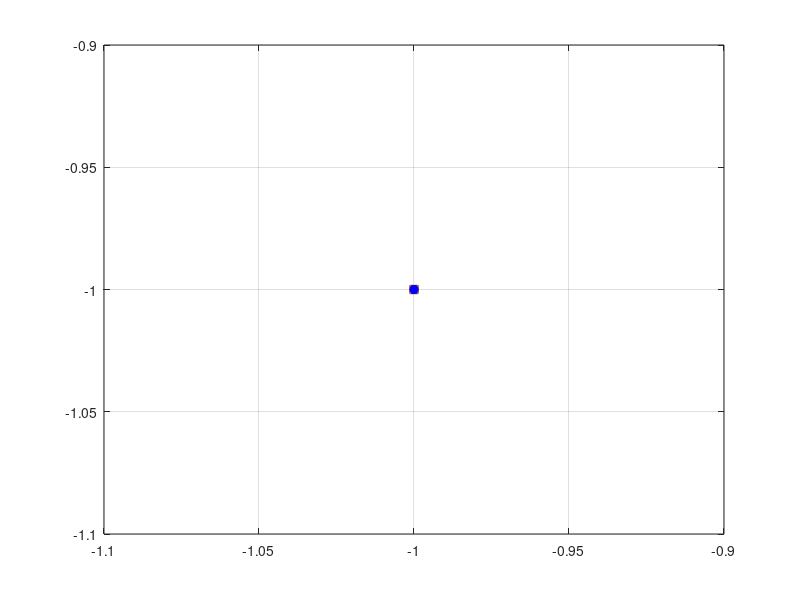

Write MATLAB code to recreate this figure. (Note: this script raises an error after producing the figure.)
% plotUtilityPlan    Plot the utility plan for the interference channel
%                    game (Pareto frontier, performance @ Nash equilibrium,
%                    social optimum, Nash equilibrium of the priced game,
%                    Nash equilibrium of the repeated game, and Nash
%                    bargaining solution)
% 
%                    The system parameters can be changed to modify the
%                    nature of the game and all the associated performance
%
%
function plotUtilityPlan

close all; clc

fprintf('\n*** SOLVING THE INTERFERENCE CHANNEL GAME ***\n\n\n');


figure;
hold on; grid on; box on;

%% dummy points to correctly display the graph legend
plot(-1, -1, 'Marker', 'd', 'MarkerEdgeColor', [0 0.5 0], 'MarkerFaceColor', [0 0.5 0], 'MarkerSize', 6.0, 'LineStyle', 'none');
plot(-1, -1, 'Marker', 's', 'MarkerEdgeColor', [0.8 0 0], 'MarkerFaceColor', [0.8 0 0], 'MarkerSize', 6.0, 'LineStyle', 'none');
plot(-1, -1, 'Marker', 'x', 'MarkerEdgeColor', [0 1 1], 'MarkerFaceColor', [0 1 1], 'MarkerSize', 6.0, 'LineStyle', 'none');
plot(-1, -1, 'Marker', '*', 'MarkerEdgeColor', [0 0 0], 'MarkerFaceColor', [0 0 0], 'MarkerSize', 6.0, 'LineStyle', 'none');
plot(-1, -1, 'Marker', 'o', 'MarkerEdgeColor', [0 0 1], 'MarkerFaceColor', [0 0 1], 'MarkerSize', 6.0, 'LineStyle', 'none');


%% system parameters 
h=[0.75 0.25; 0.50 1.00]; %% channel power gains
Gamma=4; %% spreading gain
p=5*10^0; %% maximum power (all powers normalized to the AWGN power)
L=20; %% number of information data bits per packet
[uStar, gammaStar]=findGammaStar(L); %% max and argmax of the normalized utility


%%%%%%%%%%%%%%%%%%%%%%%%%%%%%%%%%%%%%%%
%% computing the Pareto frontier (PF)
%%%%%%%%%%%%%%%%%%%%%%%%%%%%%%%%%%%%%%%

fprintf('\ncomputing the Pareto frontier (PF)...\n\n              ');

FP_points = 1001; % number of points of the Pareto frontier (the higher, the more accurate, but the slower)

% setting up the upper bound for player 1'2 utility (when s_2=0)
mu1=computeMu(Gamma, h, 0, 1); % mu_1(0) -- see eq. (1)
s1=gammaStar/mu1; % s_1^*(s_2=0)
u1max=efficiencyFunction(gammaStar,L)/s1; % player 1's maximum utility

% computing the vector for the x axis of the utility plan (linearly spaced)
u1PO=linspace(0, u1max, FP_points); 

% preparing the vector for the y axis of the utility plan (empty
% initialization)
u2PO=zeros(1, FP_points);

%% since the PF is computed as a numerical search over the 2D set \mathcal{S}_1 x \mathcal{S}_2,
%% where \mathcal{S}_k is continuous, for convenience we will discretize it over a finite number
%% of points powerGridPoints
powerGridPoints=1001; % as before, the higher, the more accurate, but the slower

maxIter=10; % maximum number of iterations (to prevent numerical problems due to finite arithmetics in the numerical search)
threshold=1e-2; % accuracy threshold for computing u2PO (the lower, the more accurate, but the slower)

for index_u1=FP_points-1:-1:1 % computing max(u2) as a function of u1PO(index_u1) ( u2PO(FP_points)=0 by definition (s_2=0), and hence starting from the (N-1)th point) )
    
    fprintf('\b\b\b\b\b\b\b\b\b\b\b\b\b\b\b %03d%% completed', ceil(100*(1-index_u1/FP_points)));
    
    isFinished=0; % initialization for the loop control 
    iter=0; % initialization of the number of iterations
    oldU2PO=0; %% initialization for u_2
    
    %% initializing the subset of \mathcal{S}_2 that provides max(u2) as a function of u1PO(index_u1) (to be further refined)
    sLeft=eps; %% left margin
    sRight=p; %% right margin

    while (and(isFinished==0,iter<maxIter)), %% the iterative numerical search is on
        
        iter=iter+1; % updating the number of iterations
        s2=linspace(sLeft,sRight,powerGridPoints); % setting up the subset of \mathcal{S}_2 (linearly spaced)
        u2=zeros(1,length(s2)); % setting up the vector containing u_2([s_1,s_2]) (same length as s_2)

        for index_s2=1:length(s2) %% scanning the vector s_2
            
            mu1=computeMu(Gamma, h, s2(index_s2), 1); %% computing mu_1(s_2)
            u=u1PO(index_u1)/mu1; %% computing the normalized utility when considering u1PO(index_u1) and s_2(index_s2) (that modifies mu_1(s_2))
            
            if (u<=uStar) %% if u>uStar, there exists no gamma1 such that u1=u1PO(index_u1) -> break (since u2(index_s2) is already set to 0, it will be discarded when computing the maximum)
                
                gamma1=findGamma(u1PO(index_u1)/mu1, L, gammaStar); %% computing gamma_1 such that u_1([s_1,s_2])=u1PO(index_u1)
                s1=gamma1/mu1; %% computing s_1 such that u_1([s_1,s_2])=u1PO(index_u1)
                
                if (s1<=p) %% if s_1>p, there exists no s1 such that u1=u1PO(index_u1) -> break (since u2(index_s2) is already set to 0, it will be discarded when computing the maximum)
                    
                    mu2=computeMu(Gamma, h, s1, 2); %% computing mu_2(s_1), where s_1 is a function of both u1PO(index_u1) and s2
                    u2(index_s2)=efficiencyFunction(mu2*s2(index_s2),L)/s2(index_s2); %% computing u2([s_1,s_2]), where s_1 is a function of both u1PO(index_u1) and s2
                    
                else
                    
                    break;
                    
                end
                
            else
                
                break;
   
            end
        end
        
        [newU2PO, imax]=max(u2); % computing the maximum achievable utility (and its argamx) given u1PO(index_u1) and the current subset [sLeft, sRight]
        
        if (abs(newU2PO-oldU2PO)/oldU2PO>threshold) % accuracy check (if beyond the threshold, there is room for refining the solution by shrinking the subset [sLeft, sRight]

            sLeft=max(eps,s2(imax)*0.8); %% new left margin (across the current argmaximizer)
            sRight=min(p,s2(imax)*1.2); %% new right margin (across the current argmaximizer)
            oldU2PO=newU2PO; %% saving the current value for u2PO
        
        else
            
            isFinished=1; %% exit the loop, as the solution found is accurate enough
        
        end
        
    end
    
    if (iter<maxIter) %% the solution found is accurate enough -> store the result
        u2PO(index_u1)=newU2PO;
    end %% if the numerical solution is not converging, due to finite arithmetics -> assign 0 (already pre-assigned to u2PO(index_u1))

end

fprintf('\b\b\b\b\b\b\b\b\b\b\b\b\b\b\b 100%% completed\n');

%% plotting the PF
area_plot=area(u1PO, u2PO);
set(area_plot(1),'FaceColor',0.9*[1 1 1]) %% filling the utility plan with shaded background

clear s1; clear s2;


%%%%%%%%%%%%%%%%%%%%%%%%%%%%%%%%%%%%%%%
%% computing the Nash equilibrium (NE)
%%%%%%%%%%%%%%%%%%%%%%%%%%%%%%%%%%%%%%%

fprintf('\ncomputing the Nash equilibrium (NE)...\n\n              ');

%% since the NE is computed , using the best-response (BR) approach as a numerical 
%% search over the 2D set \mathcal{S}_1 x \mathcal{S}_2, where \mathcal{S}_k 
%% is continuous, for convenience we will discretize it over a finite number
%% of points powerGridPoints
powerGridPoints=10001; % as before, the higher, the more accurate, but the slower
s1=linspace(0,p,powerGridPoints); % \mathcal{S}_1
s2=linspace(0,p,powerGridPoints); % \mathcal{S}_2

%% computing player 2's BR to all powers s_1
b2=zeros(1,length(s1)); %% b_2(s_1)
for i=1:length(s1);
    fprintf('\b\b\b\b\b\b\b\b\b\b\b\b\b\b\b %03d%% completed', ceil(100*(i/length(s1)/3)));
    mu2=computeMu(Gamma, h, s1(i), 2); %% m_2(s_1(i))
    u2=efficiencyFunction(mu2*s2,L)./s2; %% u_2(s_1(i),s2) (vector of powerGridPoints points)
    [~,index_b2]=max(u2); %% index_b2=argmax(u_2)
    b2(i)=s2(index_b2); %% storing player 2's BR to s_1
end

%% computing player 1's BR to all powers s_2
b1=zeros(1,length(s2)); %% b_1(s_2)
for i=1:length(s2);
    fprintf('\b\b\b\b\b\b\b\b\b\b\b\b\b\b\b %03d%% completed', ceil(100*(1/3+i/length(s2)/3)));
    mu1=computeMu(Gamma, h, s2(i), 1);  %% m_1(s_2(i))
    u1=efficiencyFunction(mu1*s1,L)./s1; %% u_1(s_1,s2(i)) (vector of powerGridPoints points)
    [~,index_b1]=max(u1); %% index_b1=argmax(u_1)
    b1(i)=s1(index_b1);  %% storing player 1's BR to s_2
end

%% finding the fixed point of the BRs
distance=zeros(1,length(s1)); %% distance across the two lines (BRs)
for i=1:length(s1)
    fprintf('\b\b\b\b\b\b\b\b\b\b\b\b\b\b\b %03d%% completed', ceil(100*(2/3+i/length(s1)/3)));
    tmp=(s2-b2(i)).^2+(s1(i)-b1).^2; %% computing the distance of s2 wrt b2(i)
    distance(i)=min(tmp); %% selecting the minimum distance across the two lines (given b2(i))
end
[~,index]=min(distance); %% finding the point that minimizes the distance between BRs (i.e., the crossing pont)
sNE=[s1(index) b2(index)]; %% NE profile

%% computing the performance of the NE over the utility plan
mu1=computeMu(Gamma, h, sNE(2), 1); %% mu_1(s_2^*)
uNE(1)=efficiencyFunction(mu1*sNE(1),L)/sNE(1); % u_1(s^*)
mu2=computeMu(Gamma, h, sNE(1), 2); %% mu_2(s_1^*)
uNE(2)=efficiencyFunction(mu2*sNE(2),L)/sNE(2);  % u_2(s^*)
% plotting the result
plot(uNE(1), uNE(2), 'Marker', 'd', 'MarkerEdgeColor', [0 0.5 0], 'MarkerFaceColor', [0 0.5 0], 'MarkerSize', 6.0);



%%%%%%%%%%%%%%%%%%%%%%%%%%%%%%%%%%%%%%%
%% computing the social welfare (SW)
%%%%%%%%%%%%%%%%%%%%%%%%%%%%%%%%%%%%%%%

fprintf('\n\ncomputing the social welfare (SW)...\n\n');

sumUtilities=u1PO+u2PO; %% since the SO point belongs to the PF, we can just consider the sum-utility over the PF
[SW, index_SO]=max(sumUtilities); %% the SO point is by definition the one that maximizes the sum-utility
% plotting the result
plot(u1PO(index_SO), u2PO(index_SO), 'Marker', 's', 'MarkerEdgeColor', [0.8 0 0], 'MarkerFaceColor', [0.8 0 0], 'MarkerSize', 10.0);
% plotting the tangent line with slope -1
plot([0 SW], [SW 0], 'Color', [0.8 0 0], 'LineStyle', '--', 'LineWidth', 0.5);

% plotting the performance of the NE for the repeated game (which coincides
% with the SW)
plot(u1PO(index_SO), u2PO(index_SO), 'Marker', '*', 'MarkerEdgeColor', [0 0 0], 'MarkerSize', 6.0);



%%%%%%%%%%%%%%%%%%%%%%%%%%%%%%%%%%%%%%%
%% computing the NE with pricing (NEP)
%%%%%%%%%%%%%%%%%%%%%%%%%%%%%%%%%%%%%%%

fprintf('\ncomputing the NE with pricing...\n\n              ');

%% since the NE is computed , using the best-response (BR) approach as a numerical 
%% search over the 2D set \mathcal{S}_1 x \mathcal{S}_2, where \mathcal{S}_k 
%% is continuous, for convenience we will discretize it over a finite number
%% of points powerGridPoints
powerGridPoints=10001; % as before, the higher, the more accurate, but the slower
s1=linspace(0,p,powerGridPoints); % \mathcal{S}_1
s2=linspace(0,p,powerGridPoints); % \mathcal{S}_2

alpha=0.12; %% pricing factor (normalized to the AWGN power)

%% computing player 2's BR to all powers s_1
b2=zeros(1,length(s1)); %% b_2(s_1)
for i=1:length(s1);
    fprintf('\b\b\b\b\b\b\b\b\b\b\b\b\b\b\b %03d%% completed', ceil(100*(i/length(s1)/3)));
    mu2=computeMu(Gamma, h, s1(i), 2); %% m_2(s_1(i))
    u2=efficiencyFunction(mu2*s2,L)./s2 - alpha*s2; %% \tilde{u}_2(s_1(i),s2) (vector of powerGridPoints points)
    [~,index_b2]=max(u2); %% index_b2=argmax(\tilde{u}_2)
    b2(i)=s2(index_b2); %% storing player 2's BR to s_1
end

%% computing player 1's BR to all powers s_2
b1=zeros(1,length(s2)); %% b_1(s_2)
for i=1:length(s2);
    fprintf('\b\b\b\b\b\b\b\b\b\b\b\b\b\b\b %03d%% completed', ceil(100*(1/3+i/length(s2)/3)));
    mu1=computeMu(Gamma, h, s2(i), 1);  %% m_1(s_2(i))
    u1=efficiencyFunction(mu1*s1,L)./s1 - alpha*s1; %% \tilde{u}_1(s_1,s2(i)) (vector of powerGridPoints points)
    [~,index_b1]=max(u1); %% index_b1=argmax(\tilde{u}_1)
    b1(i)=s1(index_b1);  %% storing player 1's BR to s_2
end

%% finding the fixed point of the BRs
distance=zeros(1,length(s1)); %% distance across the two lines (BRs)
for i=1:length(s1)
    fprintf('\b\b\b\b\b\b\b\b\b\b\b\b\b\b\b %03d%% completed', ceil(100*(2/3+i/length(s1)/3)));
    tmp=(s2-b2(i)).^2+(s1(i)-b1).^2; %% computing the distance of s2 wrt b2(i)
    distance(i)=min(tmp); %% selecting the minimum distance across the two lines (given b2(i))
end
[~,index]=min(distance); %% finding the point that minimizes the distance between BRs (i.e., the crossing pont)
sNEP=[s1(index) b2(index)]; %% NEP profile \tilde{s}^*

%% computing the performance of the NEP over the utility plan (considering the *original* utility)
mu1=computeMu(Gamma, h, sNEP(2), 1); %% mu_1(s_2^*)
uNEP(1)=efficiencyFunction(mu1*sNEP(1),L)/sNEP(1); % u_1(\tilde{s}^*)
mu2=computeMu(Gamma, h, sNEP(1), 2); %% mu_2(s_1^*)
uNEP(2)=efficiencyFunction(mu2*sNEP(2),L)/sNEP(2);  % u_2(\tilde{s}^*)
% plotting the result
plot(uNEP(1), uNEP(2), 'Marker', 'x', 'MarkerEdgeColor', [0 1 1], 'MarkerSize', 8.0);




%%%%%%%%%%%%%%%%%%%%%%%%%%%%%%%%%%%%%%%%%%%%%%%%
%% computing the Nash bargaining solution (NBS)
%%%%%%%%%%%%%%%%%%%%%%%%%%%%%%%%%%%%%%%%%%%%%%%%

fprintf('\n\ncomputing the Nash bargaining solution (NBS)...\n\n\n');

%% identifying the PO points that lie in the region of Pareto improvement
indexLeft=FP_points+1-sum(u1PO>=uNE(1)); % left margin
indexRight=sum(u2PO>=uNE(2)); % right margin
nbsUtilities=(u1PO(indexLeft:indexRight)-uNE(1)).*(u2PO(indexLeft:indexRight)-uNE(2)); %% computing (u_1-u_1(s^*))*(u_2-u_2(s^*)) for the PO points lying in the region of Pareto improvement
[NBS, index_NBS]=max(nbsUtilities); % computing the one that corresponds to the NBS (by definition, it is the argmaximizer of the above product)
% plotting the result
plot(u1PO(indexLeft-1+index_NBS), u2PO(indexLeft-1+index_NBS), 'Marker', 'o', 'MarkerEdgeColor', [0 0 1], 'MarkerFaceColor', [0 0 1], 'MarkerSize', 6.0);
% plotting the hyperbola
ux=linspace(uNE(1)+eps, 0.8, 1000); %% support for the hyperbola
uy=NBS./(ux-uNE(1))+uNE(2); %% equation of a hyperbola with x=uNE(1) and y=uNE(2) as the asymptotes
plot(ux, uy, 'Color', [0 0 1], 'LineStyle', '--', 'LineWidth', 0.5);

%% enriching the picture
axis([0.0 ceil(max(u1PO(end),u2PO(1))) 0.0 ceil(max(u1PO(end),u2PO(1)))]);
text(u1PO(end)/5, u2PO(1)/10, 'PF');
arrow([u1PO(end)/3.5 u2PO(1)/10], [u1PO(ceil(FP_points*3.5/5)) u2PO(ceil(FP_points*3.5/5))], 12);
legend('NE', 'SO', 'NE (w/ pricing)', 'NE (repeated game)', 'NBS', 'Location', 'SouthEast');
title('Normalized utility plan (continuous-power IC game)');
xlabel('normalized utility u_1(s) \cdot \sigma^2/t');
ylabel('normalized utility u_2(s) \cdot \sigma^2/t');






%%%%%%%%%%%%%%%%%%%%%%%%%%%%%%%%%%%%%%%%%%%%%%%%%%%%%%
%% displaying the inset
%%%%%%%%%%%%%%%%%%%%%%%%%%%%%%%%%%%%%%%%%%%%%%%%%%%%%%

%% computing the boundaries of the Pareto-improvement region
[~,index_left]=min(abs(u1PO-uNE(1)));
[~,index_right]=min(abs(u2PO-uNE(2)));

% specifying position and size of the rectangle
r_x=0.5*(u1PO(index_right)+u1PO(index_left));
r_w=1.25*(u1PO(index_right)-u1PO(index_left));
r_y=0.5*(u2PO(index_left)+u2PO(index_right));
r_h=1.25*(u2PO(index_left)-u2PO(index_right));
rectangle('Position', [r_x-r_w/2, r_y-r_h/2, r_w, r_h], 'EdgeColor', [0, 0, 0], 'LineWidth', 1, 'LineStyle', ':'); %% placing the box on the main figure

% specifying position and size of the inset
a_x = 0.55; a_y = 0.5; a_w = 0.3; a_h = a_w*r_h/r_w;
axes('Units', 'Normalized', 'Position', [a_x, a_y, a_w, a_h], 'XTick', [], 'YTick', [], 'Box', 'on', 'LineWidth', 1, 'Color', [255, 251, 237]/255);
hold on;

% plotting the Pareto-improvement region
X=u1PO(index_left:index_right);
Y=[u2PO(index_left:index_right), uNE(2)*ones(1,length(X))];
X=[X,fliplr(X)];
fill(X,Y,0.95*[1 1 1]);

% plotting the PF
plot(u1PO, u2PO, 'Color', 'k', 'LineStyle', '-', 'LineWidth', 1.5);

% plotting the projection of the NE over the PF
plot([uNE(1) max(u1PO(end), u2PO(1))*1.2],[uNE(2) max(u1PO(end), u2PO(1))*1.2+(uNE(2)-uNE(1))], 'Color', 'k', 'LineStyle', ':', 'LineWidth', 0.5);

% plotting the five relevant points
plot(uNE(1), uNE(2), 'Marker', 'd', 'MarkerEdgeColor', [0 0.5 0], 'MarkerFaceColor', [0 0.5 0], 'MarkerSize', 6.0);
plot(u1PO(index_SO), u2PO(index_SO), 'Marker', 's', 'MarkerEdgeColor', [0.8 0 0], 'MarkerFaceColor', [0.8 0 0], 'MarkerSize', 10.0);
plot(uNEP(1), uNEP(2), 'Marker', 'x', 'MarkerEdgeColor', [0 1 1], 'MarkerSize', 8.0);
plot(u1PO(index_SO), u2PO(index_SO), 'Marker', '*', 'MarkerEdgeColor', [0 0 0], 'MarkerSize', 6.0);
plot(u1PO(indexLeft-1+index_NBS), u2PO(indexLeft-1+index_NBS), 'Marker', 'o', 'MarkerEdgeColor', [0 0 1], 'MarkerFaceColor', [0 0 1], 'MarkerSize', 6.0);

text(r_x, r_y-r_h*0.3, 'PI');
axis([r_x-r_w/2, r_x+r_w/2, r_y-r_h/2, r_y+r_h/2]);

fprintf('\n*** INTERFERENCE CHANNEL GAME SOLVED! ***\n\n');
